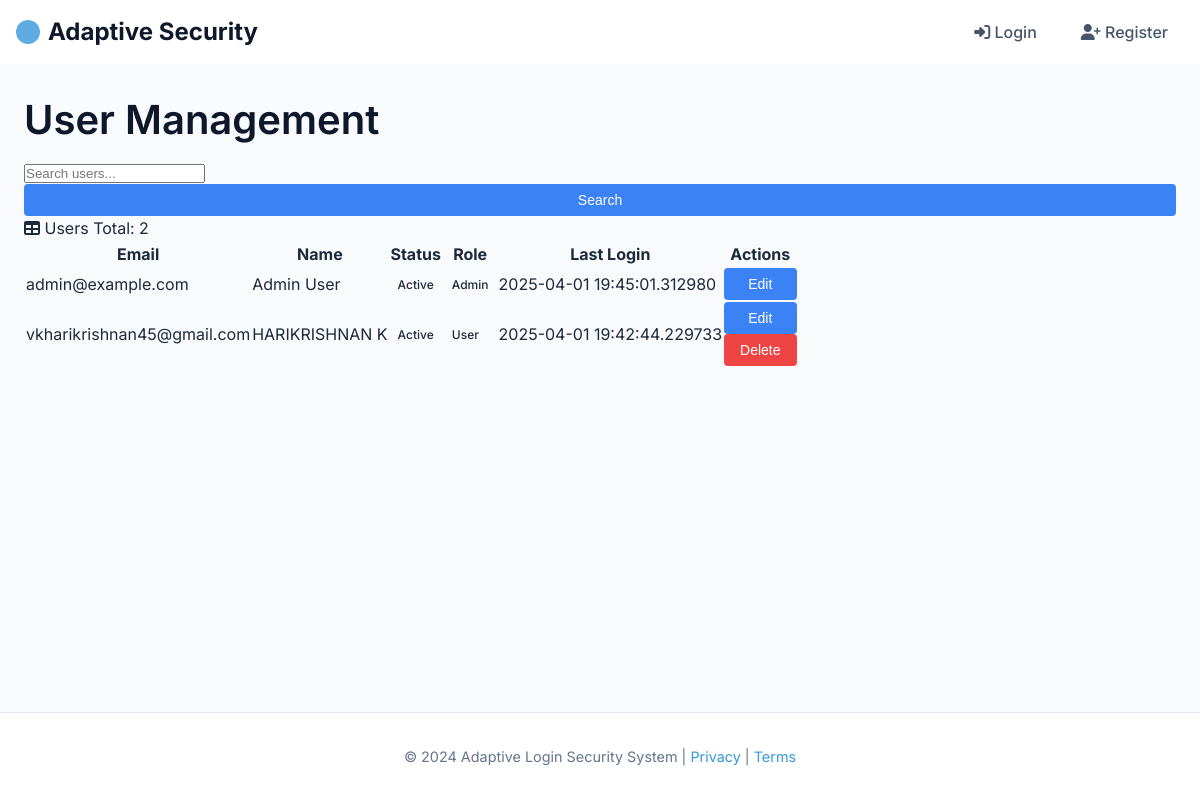
Page /admin/users (signed in) on the committed database.
### app/models/user.py (models this page shows, shortened)
class User(Base):
    __tablename__ = "users"
    id = Column(Integer, primary_key=True, index=True)
    email = Column(String, unique=True, index=True, nullable=False)
    username = Column(String, unique=True, index=True, nullable=False)
    hashed_password = Column(String, nullable=False)
    is_active = Column(Boolean, default=True)
    is_superuser = Column(Boolean, default=False)
    failed_login_attempts = Column(Integer, default=0)
    last_failed_login = Column(DateTime, nullable=True)
    account_locked_until = Column(DateTime, nullable=True)
    mfa_enabled = Column(Boolean, default=False)
    mfa_secret = Column(String, nullable=True)
    password_last_changed = Column(DateTime, default=datetime.utcnow)
    last_login = Column(DateTime, nullable=True)
    risk_score = Column(Integer, default=0)
    first_name = Column(String, nullable=True)
    last_name = Column(String, nullable=True)
    created_at = Column(DateTime, default=datetime.utcnow)
    updated_at = Column(DateTime, default=datetime.utcnow, onupdate=datetime.utcnow)
    role_id = Column(Integer, ForeignKey("roles.id"))
    role = relationship("Role", back_populates="users")
    sessions = relationship("Session", back_populates="user", cascade="all, delete-orphan")
    login_history = relationship("LoginHistory", back_populates="user", cascade="all, delete-orphan")
    devices = relationship("Device", back_populates="user", cascade="all, delete-orphan")
    login_attempts = relationship("LoginAttempt", back_populates="user", foreign_keys="[LoginAttempt.user_id]", cascade="all, delete-orphan")
    security_events = relationship("SecurityEvent", back_populates="user", foreign_keys="[SecurityEvent.user_id]", cascade="all, delete-orphan")
    suspicious_activities = relationship("SuspiciousActivity", back_populates="user", cascade="all, delete-orphan")
    login_locations = relationship("LoginLocation", back_populates="user", cascade="all, delete-orphan")
    acknowledged_events = relationship("SecurityEvent",
                                      foreign_keys="[SecurityEvent.acknowledged_by]",
                                      back_populates="acknowledged_by_user")
    risk_assessment_reviews = relationship("RiskAssessmentLog",
                                          foreign_keys="[RiskAssessmentLog.reviewed_by]",
                                          back_populates="reviewer")
    ip_blocks = relationship("BlockedIP",
                            foreign_keys="[BlockedIP.blocked_by]",
                            back_populates="admin")

### app/routers/admin.py (the view)
@router.get("/users", response_class=HTMLResponse)
async def admin_users(
    request: Request,
    page: int = Query(1, ge=1),
    search: str = Query(None),
    db: Session = Depends(get_db),
    admin_user: User = Depends(get_admin_user)
):
    items_per_page = 10
    query = db.query(User)
    if search:
        search_term = f"%{search}%"
        query = query.filter(
            (User.email.ilike(search_term)) |
            (User.first_name.ilike(search_term)) |
            (User.last_name.ilike(search_term))
        )
    total_items = query.count()
    total_pages = (total_items + items_per_page - 1) // items_per_page
    current_page = min(max(1, page), max(1, total_pages))
    offset = (current_page - 1) * items_per_page
    users = query.order_by(User.id).offset(offset).limit(items_per_page).all() # Added order_by
    return templates.TemplateResponse(
        "admin/users.html",
        {
            "request": request,
            "users": users,
            "current_page": current_page,
            "total_pages": total_pages,
            "total_items": total_items,
            "search": search,
            "admin_user": admin_user
        }
    )

### app/templates/admin/users.html (shortened to what this page needs)
{% extends "base.html" %}
{% block extra_css %}
<link rel="stylesheet" href="{{ url_for('static', path='css/admin.css') }}">
{% endblock %}
{% block content %}
<div class="container-fluid px-4">
    <h1 class="mt-4">User Management</h1>
    <div class="card mb-4">
        <div class="card-body">
            <form method="GET" action="/admin/users" class="row g-3 align-items-center">
                <div class="col-auto">
                    <input type="text" class="form-control" name="search" value="{{ search or '' }}" placeholder="Search users...">
                </div>
                <div class="col-auto">
                    <button type="submit" class="btn btn-primary">Search</button>
                </div>
            </form>
        </div>
    </div>
    <div class="card mb-4">
        <div class="card-header">
            <i class="fas fa-table me-1"></i>
            Users
            <span class="float-end">Total: {{ total_items }}</span>
        </div>
        <div class="card-body">
            <div class="table-responsive">
                <table class="table table-striped">
                    <thead>
                        <tr>
                            <th>Email</th>
                            <th>Name</th>
                            <th>Status</th>
                            <th>Role</th>
                            <th>Last Login</th>
                            <th>Actions</th>
                        </tr>
                    </thead>
                    <tbody>
                        {% for user in users %}
                        <tr>
                            <td>{{ user.email }}</td>
                            <td>{{ user.first_name }} {{ user.last_name }}</td>
                            <td>
                                {% if user.is_active %}
                                <span class="badge bg-success">Active</span>
                                {% else %}
                                <span class="badge bg-danger">Inactive</span>
                                {% endif %}
                            </td>
                            <td>
                                {% if user.is_superuser %}
                                <span class="badge bg-primary">Admin</span>
                                {% else %}
                                <span class="badge bg-secondary">User</span>
                                {% endif %}
                            </td>
                            <td>{{ user.last_login or 'Never' }}</td>
                            <td>
                                <button class="btn btn-sm btn-primary" onclick="editUser('{{ user.id }}')">Edit</button>
                                {% if user.id != admin_user.id %}
                                <button class="btn btn-sm btn-danger" onclick="deleteUser('{{ user.id }}')">Delete</button>
                                {% endif %}
                            </td>
                        </tr>
                        {% endfor %}
                    </tbody>
                </table>
            </div>
        </div>
    </div>
</div>
{% endblock %}

### app/templates/base.html (shortened to what this page needs)
<!DOCTYPE html>
<html lang="en">
<head>
    <link rel="stylesheet" href="https://cdnjs.cloudflare.com/ajax/libs/font-awesome/6.4.0/css/all.min.css">
    <link rel="stylesheet" href="{{ url_for('static', path='css/styles.css') }}">
    {% block extra_css %}{% endblock %}
</head>
<body class="{{ body_class }}">
    <header>
        <nav>
            <div class="nav-brand">
                <a href="/">Adaptive Security</a>
            </div>
            <div class="nav-links">
                {% if user and user.is_authenticated %}
                    <a href="/profile"><i class="fas fa-user-circle"></i> Profile</a>
                    <a href="/security"><i class="fas fa-shield-alt"></i> Security</a>
                    {% if user.is_superuser %}
                        <a href="/admin"><i class="fas fa-cog"></i> Admin</a>
                    {% endif %}
                    <a href="/auth/logout"><i class="fas fa-sign-out-alt"></i> Logout</a>
                {% else %}
                    <a href="/auth/login"><i class="fas fa-sign-in-alt"></i> Login</a>
                    <a href="/auth/register"><i class="fas fa-user-plus"></i> Register</a>
                {% endif %}
            </div>
        </nav>
    </header>
    <main>
        {% block content %}{% endblock %}
    </main>
    <footer>
        <p>&copy; 2024 Adaptive Login Security System | <a href="/privacy">Privacy</a> | <a href="/terms">Terms</a></p>
    </footer>
</body>
</html>

### app/static/css/styles.css (style rules this page uses)
* { margin: 0; padding: 0; box-sizing: border-box; }
:root { --primary: #4f46e5; --primary-dark: #4338ca; --primary-light: #a5b4fc; --secondary: #0ea5e9; --success: #10b981; --danger: #ef4444; --warning: #f59e0b; --dark: #1e293b; --gray-50: #f8fafc; --gray-100: #f1f5f9; --gray-200: #e2e8f0; --gray-300: #cbd5e1; --gray-400: #94a3b8; --gray-500: #64748b; --gray-600: #475569; --gray-700: #334155; --gray-800: #1e293b; --gray-900: #0f172a; --shadow-sm: 0 1px 2px 0 rgba(0, 0, 0, 0.05); --shadow: 0 1px 3px 0 rgba(0, 0, 0, 0.1), 0 1px 2px 0 rgba(0, 0, 0, 0.06); --shadow-md: 0 4px 6px -1px rgba(0, 0, 0, 0.1), 0 2px 4px -1px rgba(0, 0, 0, 0.06); --shadow-lg: 0 10px 15px -3px rgba(0, 0, 0, 0.1), 0 4px 6px -2px rgba(0, 0, 0, 0.05); --shadow-xl: 0 20px 25px -5px rgba(0, 0, 0, 0.1), 0 10px 10px -5px rgba(0, 0, 0, 0.04); --transition: all 0.2s ease-in-out; --border-radius-sm: 0.25rem; --border-radius: 0.375rem; --border-radius-md: 0.5rem; --border-radius-lg: 0.75rem; --border-radius-xl: 1rem; }
html { scroll-behavior: smooth; }
body { font-family: 'Inter', system-ui, -apple-system, BlinkMacSystemFont, 'Segoe UI', Roboto, Oxygen, Ubuntu, Cantarell, 'Open Sans', 'Helvetica Neue', sans-serif; line-height: 1.5; color: var(--gray-800); background-color: var(--gray-50); min-height: 100vh; display: flex; flex-direction: column; position: relative; overflow-x: hidden; }
h1, h2, h3, h4, h5, h6 { font-weight: 600; line-height: 1.2; color: var(--gray-900); margin-bottom: 1rem; }
h1 { font-size: 2.5rem; }
p { margin-bottom: 1rem; line-height: 1.6; }
a { color: var(--primary); text-decoration: none; transition: var(--transition); }
header { background-color: #fff; box-shadow: var(--shadow); position: sticky; top: 0; z-index: 100; padding: 0.75rem 1rem; }
nav { display: flex; justify-content: space-between; align-items: center; max-width: 1280px; margin: 0 auto; }
.nav-brand a { color: var(--gray-900); font-size: 1.5rem; font-weight: 700; display: flex; align-items: center; gap: 0.5rem; }
.nav-brand a:before { content: ''; display: inline-block; width: 1.5rem; height: 1.5rem; background-color: var(--primary); border-radius: 50%; opacity: 0.8; }
.nav-links { display: flex; align-items: center; }
.nav-links a { color: var(--gray-600); font-weight: 500; padding: 0.5rem 1rem; border-radius: var(--border-radius); margin-left: 0.75rem; transition: var(--transition); }
main { max-width: 1280px; margin: 2rem auto; padding: 0 1.5rem; width: 100%; flex: 1; }
.btn-primary { display: block; width: 100%; padding: 0.75rem; background-color: var(--primary); color: white; border: none; border-radius: var(--border-radius); font-size: 1rem; font-weight: 500; cursor: pointer; transition: var(--transition); }
footer { background-color: white; padding: 2rem 1rem; text-align: center; margin-top: auto; border-top: 1px solid var(--gray-200); }
footer p { color: var(--gray-500); margin: 0; font-size: 0.9rem; }

### app/static/css/admin.css (style rules this page uses)
:root { --primary: #3498db; --secondary: #2c3e50; --success: #2ecc71; --warning: #f1c40f; --danger: #e74c3c; --light: #ecf0f1; --dark: #34495e; --text: #2c3e50; --background: #f8f9fa; --card-bg: #ffffff; --border: #dfe6e9; --shadow: rgba(0, 0, 0, 0.1); }
.btn-primary { background-color: var(--primary); color: white; border: none; border-radius: 4px; padding: 0.75rem 1.5rem; font-size: 1rem; cursor: pointer; transition: background-color 0.2s; }

### app/templates/admin/users.html (style rules this page uses)
.badge { display: inline-flex; align-items: center; padding: 4px 8px; border-radius: 9999px; font-size: 12px; font-weight: 500; }
.btn-danger { padding: 8px 16px; background-color: #ef4444; border: none; border-radius: 4px; font-size: 14px; color: white; cursor: pointer; }
.btn-primary { padding: 8px 16px; background-color: #3b82f6; border: none; border-radius: 4px; font-size: 14px; color: white; cursor: pointer; }

### rows in the picture
User: email "admin@example.com", first_name "Admin", last_name "User", is_active "Active", is_superuser "Admin", last_login "2025-04-01 19:45:01.312980"
User: email "vkharikrishnan45@gmail.com", first_name "HARIKRISHNAN", last_name "K", is_active "Active", is_superuser "User", last_login "2025-04-01 19:42:44.229733"

### other values in the picture
{{ total_items }} "2"
